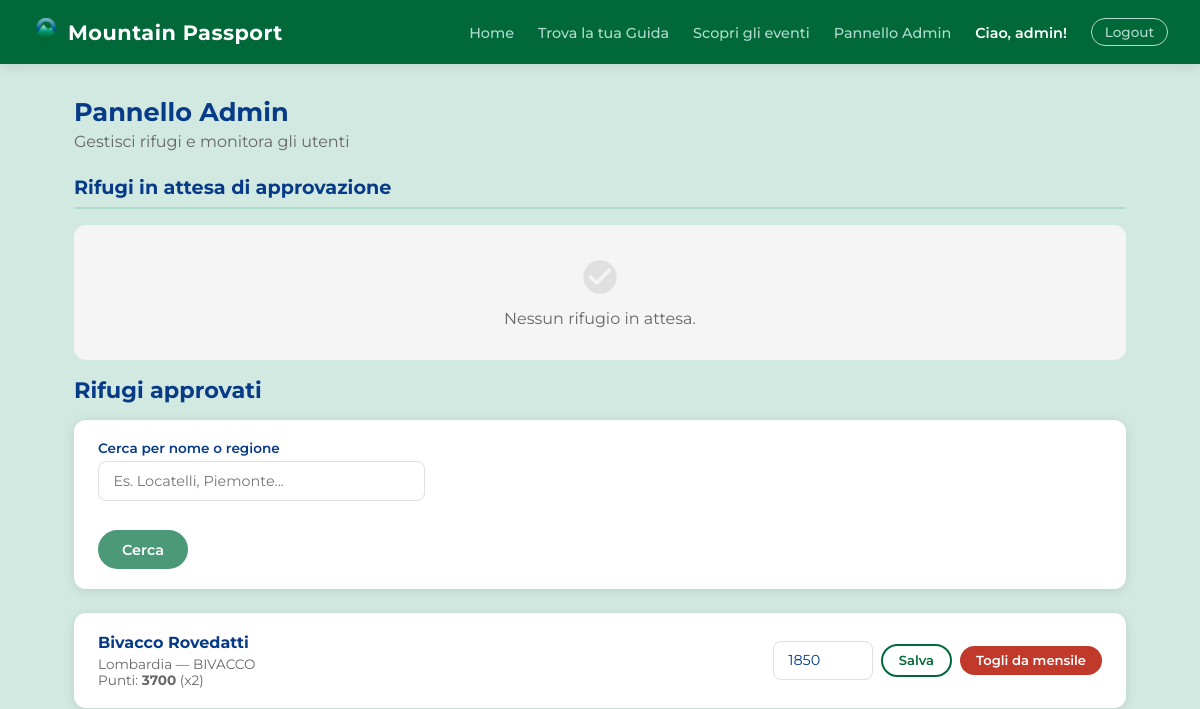
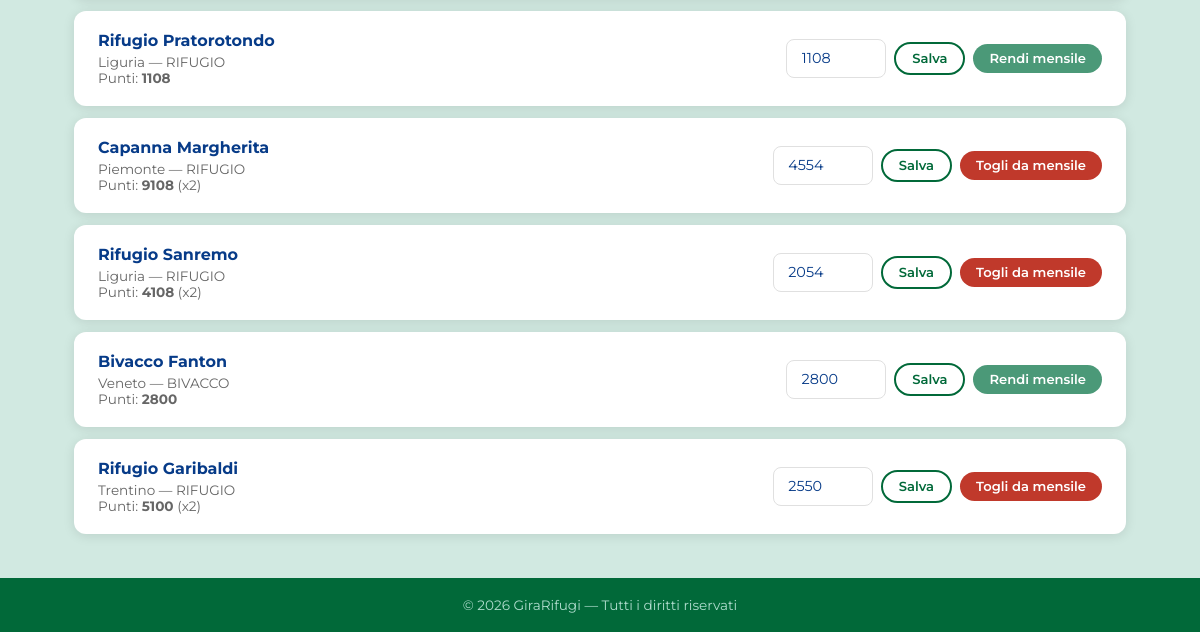
The page /admin-panel/ (signed in) on the database as committed earlier (2 pictures, top to bottom).
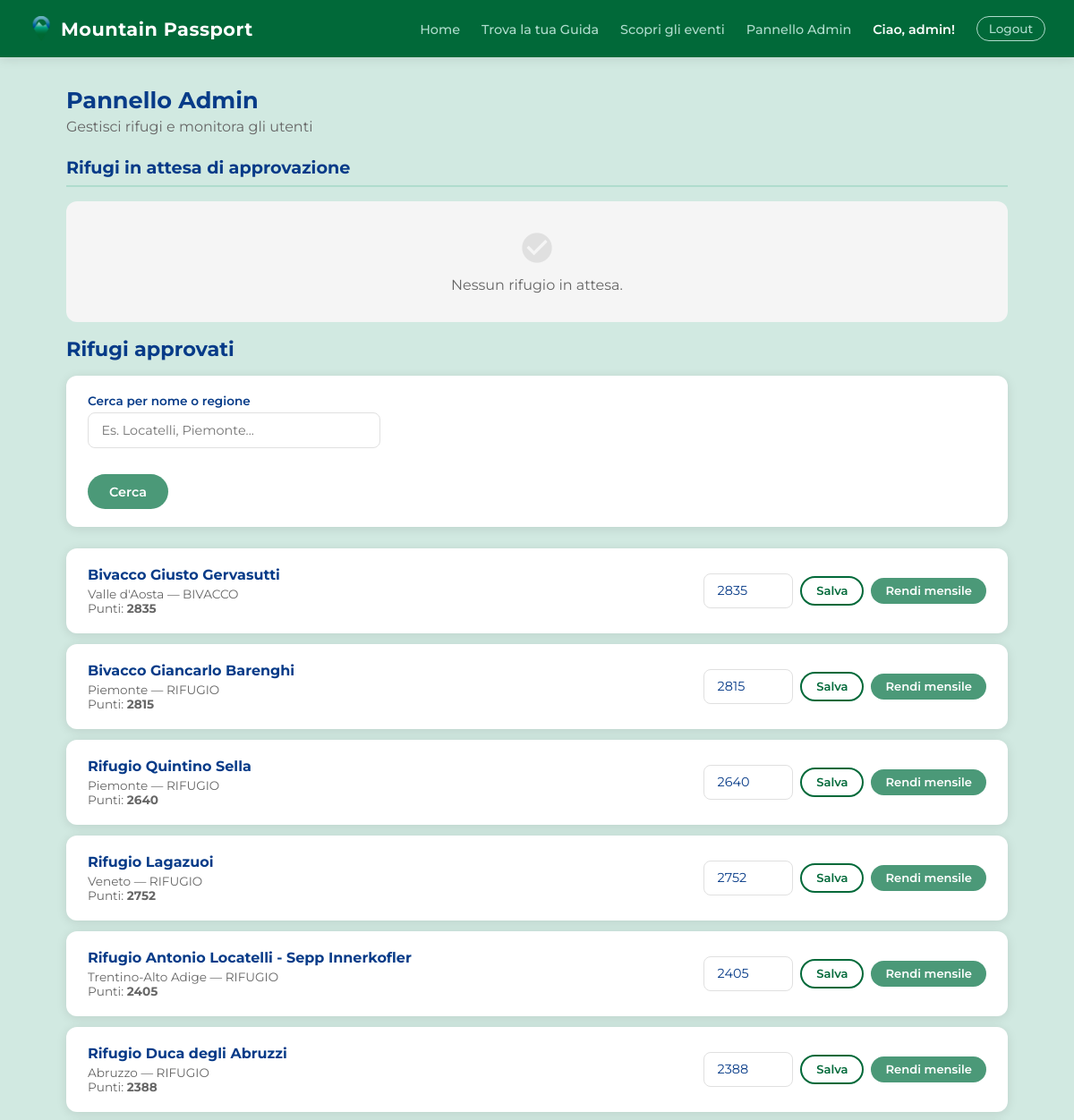
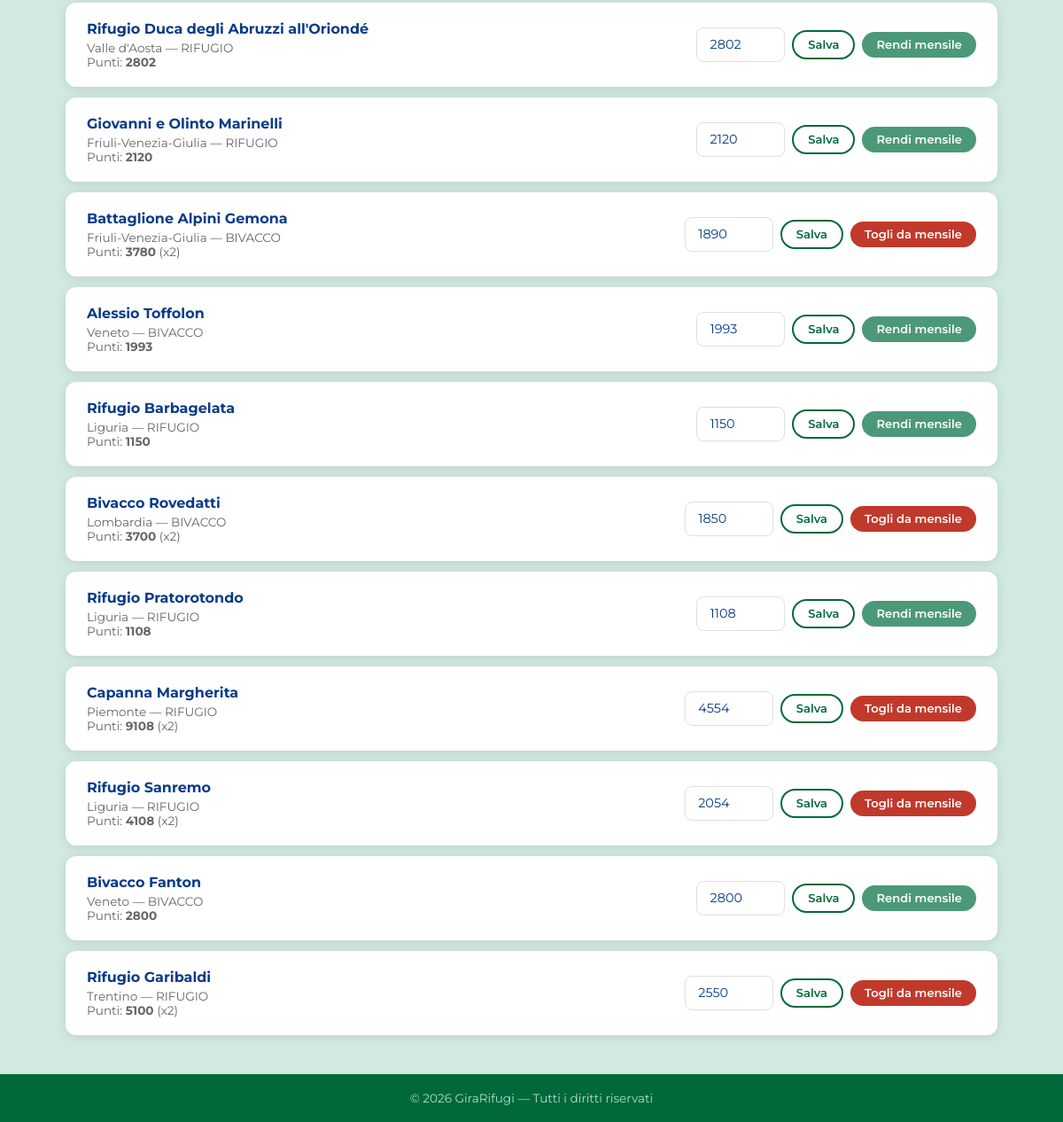
The same page on the database as committed later (2 pictures, top to bottom).
### rifugi/models.py (models this page shows, shortened)
class Rifugio(models.Model):
    nome = models.CharField(max_length=200)
    localita = models.CharField(max_length=200)
    altitudine = models.IntegerField()
    latitudine = models.FloatField()
    longitudine = models.FloatField()
    regione = models.CharField(max_length=100)
    mensile = models.BooleanField(default=False)
    TIPO_CHOICES = [
        ('RIFUGIO', 'Rifugio'),
        ('BIVACCO', 'Bivacco'),
        ('CAPANNA', 'Capanna'),
    ]
    tipo = models.CharField(max_length=20, choices=TIPO_CHOICES, default='RIFUGIO')
    descrizione = models.TextField(blank=True)
    posti_letto = models.IntegerField(default=0)    # Posti letto totali
    posti_disponibili = models.IntegerField(default=0)  # Posti liberi attuali (si aggiorna dinamicamente)
    immagine = models.ImageField(upload_to='rifugi/', blank=True, null=True)
    qr_uuid = models.UUIDField(default=uuid.uuid4, unique=True, editable=False) # Identificativo univoco per la generazione di QR code per convalidare la visita sul posto di un escursionista
    STATO_CHOICES = [
        ('in_attesa', 'In attesa'),
        ('approvato', 'Approvato'),
    ]
    stato = models.CharField(max_length=20, choices=STATO_CHOICES, default='in_attesa')
    gestore = models.ForeignKey(
        User,
        on_delete=models.SET_NULL,
        null=True,
        blank=True,
        related_name='rifugi'
    )
    class Meta:
        verbose_name_plural = "Rifugi"  # Corregge automaticamente il plurale

### rifugi/views.py (the view)
        def wrapper(request, *args, **kwargs):
            if not request.user.is_authenticated:
                return redirect_to_login(request.get_full_path())
            if not request.user.groups.filter(name=nome_gruppo).exists() and not request.user.is_superuser:
                return render(request, '403.html', status=403)
            return view_func(request, *args, **kwargs)

### rifugi/views.py (called while the page is built)
def gruppo_richiesto(nome_gruppo):
    def decorator(view_func):
        def wrapper(request, *args, **kwargs):
            if not request.user.is_authenticated:
                return redirect_to_login(request.get_full_path())
            if not request.user.groups.filter(name=nome_gruppo).exists() and not request.user.is_superuser:
                return render(request, '403.html', status=403)
            return view_func(request, *args, **kwargs)
        return wrapper
    return decorator

def punti_rifugio(rifugio):
    return rifugio.altitudine * 2 if rifugio.mensile else rifugio.altitudine

### templates/rifugi/pannello_admin.html (shortened to what this page needs)
{% extends 'base.html' %}
{% block content %}
<div class="page-header">
    <h2>Pannello Admin</h2>
    <p>Gestisci rifugi e monitora gli utenti</p>
</div>
<h2 class="section-title">Rifugi in attesa di approvazione</h2>
{% for r in rifugi_in_attesa %}
<div class="card">
    <div style="display:flex; align-items:center; gap:1rem; flex:1;">
        {% if r.immagine %}
            <img src="{{ r.immagine.url }}" alt="{{ r.nome }}" style="width:72px; height:72px; border-radius:var(--radius-sm); object-fit:cover; flex-shrink:0;">
        {% else %}
            <div style="width:72px; height:72px; border-radius:var(--radius-sm); background:linear-gradient(135deg, var(--green) 0%, var(--blue-dark) 100%); flex-shrink:0;"></div>
        {% endif %}
        <div>
            <h3>{{ r.nome }}</h3>
            <p>{{ r.regione }} — {{ r.altitudine }}m — {{ r.tipo }}</p>
            {% if r.gestore %}<p>Gestore: {{ r.gestore.username }}</p>{% endif %}
        </div>
    </div>
    <div style="display:flex; gap:0.5rem;">
        <form method="post">
            {% csrf_token %}
            <input type="hidden" name="azione" value="approva">
            <input type="hidden" name="rifugio_pk" value="{{ r.pk }}">
            <button type="submit" class="btn btn-primary btn-sm">Approva</button>
        </form>
        <form method="post">
            {% csrf_token %}
            <input type="hidden" name="azione" value="rifiuta">
            <input type="hidden" name="rifugio_pk" value="{{ r.pk }}">
            <button type="submit" class="btn btn-danger btn-sm" onclick="return confirm('Eliminare questo rifugio?')">Rifiuta</button>
        </form>
    </div>
</div>
{% empty %}
<div class="empty-state">
    <span class="material-icons">check_circle</span>
    <p>Nessun rifugio in attesa.</p>
</div>
{% endfor %}
<h2 class="home-section-title">Rifugi approvati</h2>
<div class="card" style="display:block; margin-bottom:1.5rem;">
    <form method="get" action="{% url 'pannello_admin' %}">
        <div class="prenota-grid">
            <div class="form-group">
                <label>Cerca per nome o regione</label>
                <input type="text" name="cerca_admin" value="{{ cerca_admin }}" placeholder="Es. Locatelli, Piemonte...">
            </div>
        </div>
        <button type="submit" class="btn btn-primary">Cerca</button>
    </form>
</div>
{% for r in rifugi_tutti %}
<div class="card">
    <div style="flex:1;">
        <h3>{{ r.nome }}</h3>
        <p>{{ r.regione }} — {{ r.tipo }}</p>
        <p style="font-size:0.85rem; color:var(--gray);">
            {% if r.mensile %}
                Punti: <strong>{% widthratio r.altitudine 1 2 %}</strong> (x2)
            {% else %}
                Punti: <strong>{{ r.altitudine }}</strong>
            {% endif %}
        </p>
    </div>
    <div style="display:flex; align-items:center; gap:0.5rem; flex-wrap:wrap;">
        <form method="post" style="display:flex; align-items:center; gap:0.5rem;">
            <div class="form-group" style="margin:0;">
                <input type="number" name="altitudine" value="{{ r.altitudine }}" style="width:100px;">
            </div>
            <button type="submit" class="btn btn-outline btn-sm">Salva</button>
        </form>
        <form method="post" style="display:inline;">
            {% if r.mensile %}
                <button type="submit" class="btn btn-danger btn-sm">Togli da mensile</button>
            {% else %}
                <button type="submit" class="btn btn-primary btn-sm">Rendi mensile</button>
            {% endif %}
        </form>
    </div>
</div>
{% empty %}
<div class="empty-state">
    <span class="material-icons">home</span>
    <p>Nessun rifugio approvato ancora.</p>
</div>
{% endfor %}
{% endblock %}

Rows that differ between the two databases and show on the page:
added Rifugio: nome "Bivacco Giusto Gervasutti", regione "Valle d'Aosta", tipo "BIVACCO", altitudine "2835", mensile "Rendi mensile"
added Rifugio: nome "Bivacco Giancarlo Barenghi", regione "Piemonte", tipo "RIFUGIO", altitudine "2815", mensile "Rendi mensile"
added Rifugio: nome "Rifugio Quintino Sella", regione "Piemonte", tipo "RIFUGIO", altitudine "2640", mensile "Rendi mensile"
added Rifugio: nome "Rifugio Lagazuoi", regione "Veneto", tipo "RIFUGIO", altitudine "2752", mensile "Rendi mensile"
added Rifugio: nome "Rifugio Antonio Locatelli - Sepp Innerkofler", regione "Trentino-Alto Adige", tipo "RIFUGIO", altitudine "2405", mensile "Rendi mensile"
added Rifugio: nome "Rifugio Duca degli Abruzzi", regione "Abruzzo", tipo "RIFUGIO", altitudine "2388", mensile "Rendi mensile"
added Rifugio: nome "Rifugio Duca degli Abruzzi all'Oriondé", regione "Valle d'Aosta", tipo "RIFUGIO", altitudine "2802", mensile "Rendi mensile"
added Rifugio: nome "Giovanni e Olinto Marinelli", regione "Friuli-Venezia-Giulia", tipo "RIFUGIO", altitudine "2120", mensile "Rendi mensile"
added Rifugio: nome "Battaglione Alpini Gemona", regione "Friuli-Venezia-Giulia", tipo "BIVACCO", altitudine "3780", altitudine "1890", mensile "Togli da mensile"
added Rifugio: nome "Alessio Toffolon", regione "Veneto", tipo "BIVACCO", altitudine "1993", mensile "Rendi mensile"
added Rifugio: nome "Rifugio Barbagelata", regione "Liguria", tipo "RIFUGIO", altitudine "1150", mensile "Rendi mensile"
